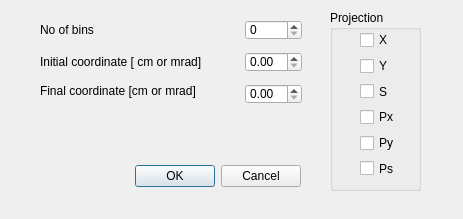
<?xml version="1.0" encoding="UTF-8"?>
<ui version="4.0">
 <class>TrackPlotDistributionDialog</class>
 <widget class="QDialog" name="TrackPlotDistributionDialog">
  <property name="geometry">
   <rect>
    <x>0</x>
    <y>0</y>
    <width>463</width>
    <height>219</height>
   </rect>
  </property>
  <property name="windowTitle">
   <string>Dialog</string>
  </property>
  <widget class="QDialogButtonBox" name="buttonBox">
   <property name="geometry">
    <rect>
     <x>130</x>
     <y>160</y>
     <width>171</width>
     <height>32</height>
    </rect>
   </property>
   <property name="orientation">
    <enum>Qt::Horizontal</enum>
   </property>
   <property name="standardButtons">
    <set>QDialogButtonBox::Cancel|QDialogButtonBox::Ok</set>
   </property>
  </widget>
  <widget class="QGroupBox" name="groupBox">
   <property name="geometry">
    <rect>
     <x>330</x>
     <y>10</y>
     <width>91</width>
     <height>181</height>
    </rect>
   </property>
   <property name="title">
    <string>Projection</string>
   </property>
   <widget class="QWidget" name="layoutWidget">
    <property name="geometry">
     <rect>
      <x>30</x>
      <y>20</y>
      <width>40</width>
      <height>148</height>
     </rect>
    </property>
    <layout class="QVBoxLayout" name="verticalLayout">
     <item>
      <widget class="QCheckBox" name="checkBoxX">
       <property name="text">
        <string>X</string>
       </property>
      </widget>
     </item>
     <item>
      <widget class="QCheckBox" name="checkBoxY">
       <property name="text">
        <string>Y</string>
       </property>
      </widget>
     </item>
     <item>
      <widget class="QCheckBox" name="checkBoxS">
       <property name="text">
        <string>S</string>
       </property>
      </widget>
     </item>
     <item>
      <widget class="QCheckBox" name="checkBoxPx">
       <property name="text">
        <string>Px</string>
       </property>
      </widget>
     </item>
     <item>
      <widget class="QCheckBox" name="checkBoxPy">
       <property name="text">
        <string>Py</string>
       </property>
      </widget>
     </item>
     <item>
      <widget class="QCheckBox" name="checkBoxPs">
       <property name="text">
        <string>Ps</string>
       </property>
      </widget>
     </item>
    </layout>
   </widget>
  </widget>
  <widget class="QWidget" name="">
   <property name="geometry">
    <rect>
     <x>40</x>
     <y>20</y>
     <width>262</width>
     <height>84</height>
    </rect>
   </property>
   <layout class="QGridLayout" name="gridLayout">
    <item row="0" column="0">
     <widget class="QLabel" name="label">
      <property name="text">
       <string>No of bins</string>
      </property>
     </widget>
    </item>
    <item row="0" column="1" rowspan="2" colspan="2">
     <spacer name="horizontalSpacer">
      <property name="orientation">
       <enum>Qt::Horizontal</enum>
      </property>
      <property name="sizeHint" stdset="0">
       <size>
        <width>40</width>
        <height>20</height>
       </size>
      </property>
     </spacer>
    </item>
    <item row="0" column="3">
     <widget class="QSpinBox" name="spinBoxNbins"/>
    </item>
    <item row="1" column="2" rowspan="2" colspan="2">
     <spacer name="horizontalSpacer_2">
      <property name="orientation">
       <enum>Qt::Horizontal</enum>
      </property>
      <property name="sizeHint" stdset="0">
       <size>
        <width>40</width>
        <height>20</height>
       </size>
      </property>
     </spacer>
    </item>
    <item row="2" column="0" colspan="2">
     <widget class="QLabel" name="label_2">
      <property name="text">
       <string>Initial coordinate [ cm or mrad]</string>
      </property>
     </widget>
    </item>
    <item row="2" column="3">
     <widget class="QDoubleSpinBox" name="doubleSpinBoxInitial"/>
    </item>
    <item row="3" column="0" rowspan="2" colspan="2">
     <widget class="QLabel" name="label_3">
      <property name="text">
       <string>Final coordinate [cm or mrad]</string>
      </property>
     </widget>
    </item>
    <item row="3" column="2" rowspan="2" colspan="2">
     <spacer name="horizontalSpacer_3">
      <property name="orientation">
       <enum>Qt::Horizontal</enum>
      </property>
      <property name="sizeHint" stdset="0">
       <size>
        <width>40</width>
        <height>20</height>
       </size>
      </property>
     </spacer>
    </item>
    <item row="4" column="3">
     <widget class="QDoubleSpinBox" name="doubleSpinBoxFinal"/>
    </item>
   </layout>
  </widget>
 </widget>
 <resources/>
 <connections>
  <connection>
   <sender>buttonBox</sender>
   <signal>accepted()</signal>
   <receiver>TrackPlotDistributionDialog</receiver>
   <slot>accept()</slot>
   <hints>
    <hint type="sourcelabel">
     <x>248</x>
     <y>254</y>
    </hint>
    <hint type="destinationlabel">
     <x>157</x>
     <y>274</y>
    </hint>
   </hints>
  </connection>
  <connection>
   <sender>buttonBox</sender>
   <signal>rejected()</signal>
   <receiver>TrackPlotDistributionDialog</receiver>
   <slot>reject()</slot>
   <hints>
    <hint type="sourcelabel">
     <x>316</x>
     <y>260</y>
    </hint>
    <hint type="destinationlabel">
     <x>286</x>
     <y>274</y>
    </hint>
   </hints>
  </connection>
 </connections>
</ui>
